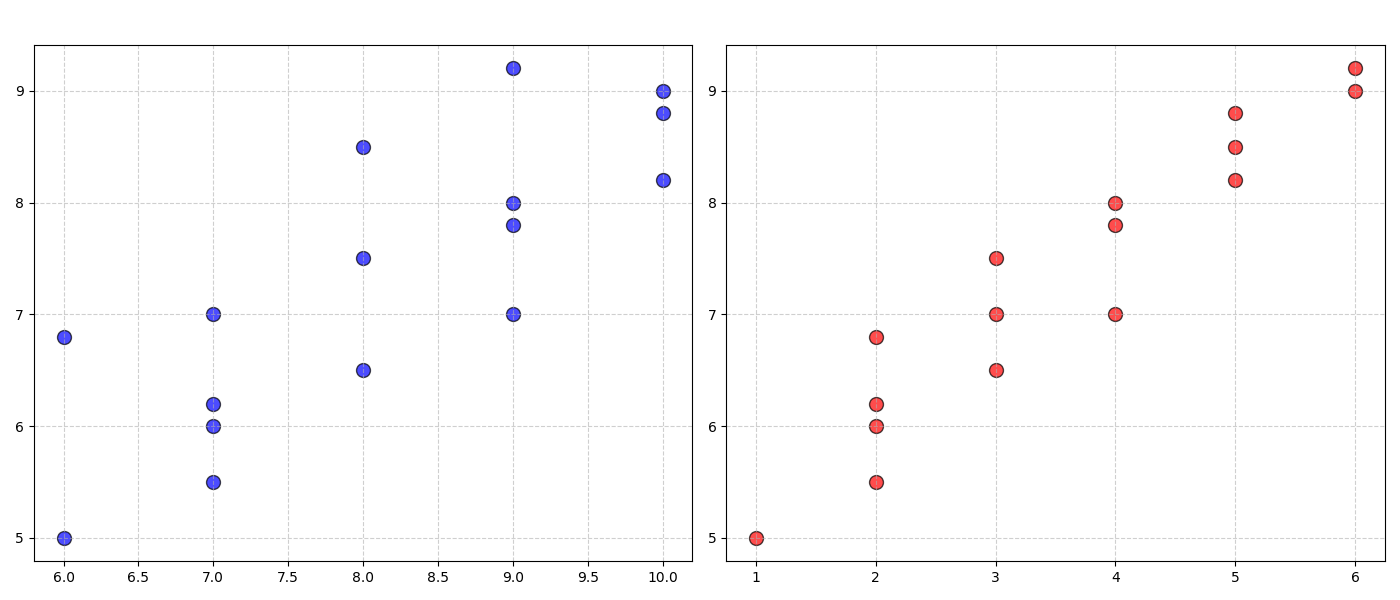

Here is the Python script that generated this plot:
import matplotlib.pyplot as plt
import numpy as np

# Data
happiness_score = np.array([5.0, 6.2, 6.5, 6.0, 7.0, 8.2, 7.5, 7.8, 9.0, 8.5, 7.0, 6.8, 8.0, 8.8, 9.2, 5.5])
sleep_hours = np.array([6, 7, 8, 7, 9, 10, 8, 9, 10, 8, 7, 6, 9, 10, 9, 7])
outdoor_hours = np.array([1, 2, 3, 2, 4, 5, 3, 4, 6, 5, 3, 2, 4, 5, 6, 2])

fig, axs = plt.subplots(1, 2, figsize=(14, 6))

# Scatter plot for Happiness vs. Sleep Hours
axs[0].scatter(sleep_hours, happiness_score, color='blue', s=100, edgecolor='black', alpha=0.7)
axs[0].grid(True, linestyle='--', alpha=0.6)

# Scatter plot for Happiness vs. Outdoor Hours
axs[1].scatter(outdoor_hours, happiness_score, color='red', s=100, edgecolor='black', alpha=0.7)
axs[1].grid(True, linestyle='--', alpha=0.6)

fig.tight_layout(rect=[0, 0, 1, 0.95])
plt.show()
